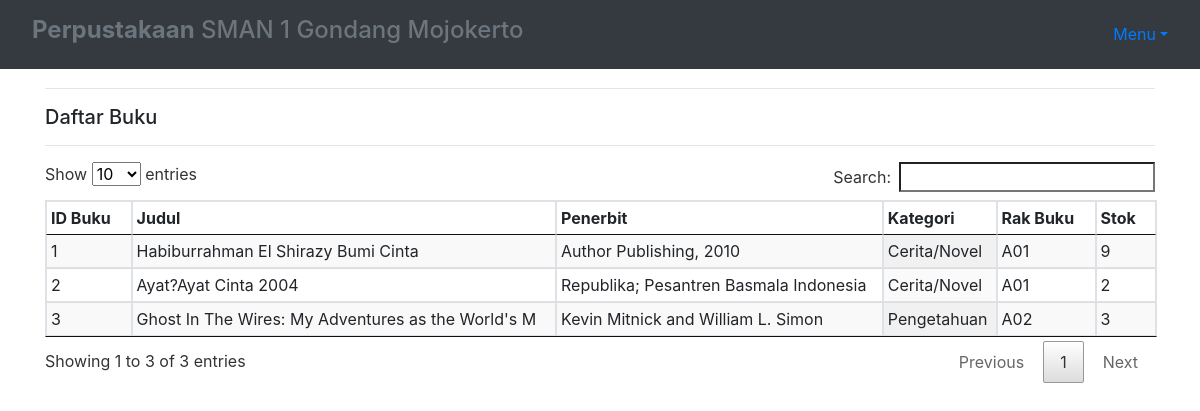
Screenshot of /member/index.php (signed in) with the database file from the repository.
### tables this page shows
CREATE TABLE `buku` (
  `id_buku` int(11) NOT NULL,
  `nama_buku` varchar(50) NOT NULL,
  `penerbit` varchar(50) NOT NULL,
  `id_kategori` int(11) NOT NULL,
  `id_rak` int(11) NOT NULL,
  `stok_buku` int(11) NOT NULL
);

CREATE TABLE `kategori` (
  `id_kategori` int(11) NOT NULL,
  `nama_kategori` varchar(30) NOT NULL
);

CREATE TABLE `rak_buku` (
  `id_rak` int(11) NOT NULL,
  `tempat` varchar(10) NOT NULL
);

### member/index.php (the view, shortened to what this page needs)
<?php
	include '../db/koneksi.php';
	if (isset($_SESSION['anggota'])) {
		include 'templates/header.php'
?>
<div class="container">
	<hr><h5>Daftar Buku</h5><hr>
	<div class="row">
		<div class="col m12">
			<table id="myTable" class="hover table table-striped table-bordered display compact" >
				<thead>
					<tr>
						<th>ID Buku</th>
						<th>Judul</th>
						<th>Penerbit</th>
						<th>Kategori</th>
						<th>Rak Buku</th>
						<th>Stok</th>
					</tr>
				</thead>
				<?php
					$query=mysqli_query($dbConn, "SELECT rak_buku.tempat, kategori.nama_kategori, buku.id_buku, buku.nama_buku, buku.penerbit, buku.stok_buku FROM buku JOIN kategori ON kategori.id_kategori=buku.id_kategori JOIN rak_buku ON rak_buku.id_rak=buku.id_rak");
				?>
				<tbody>
				<?php 	while($lihat=mysqli_fetch_array($query)) { ?>
					<tr>
						<td><?php echo $lihat['id_buku']; ?></td>
						<td><?php echo $lihat['nama_buku']; ?></td>
						<td><?php echo $lihat['penerbit']; ?></td>
						<td><?php echo $lihat['nama_kategori']; ?></td>
						<td><?php echo $lihat['tempat']; ?></td>
						<td><?php echo $lihat['stok_buku']; ?></td>
					</tr>
					<?php
						}
					?>
				</tbody>
			</table>
		</div>
	</div>
</div>
<?php include 'templates/footer.php' ?>
<?php
	}else{
		header("location:../login.php");
	}
 ?>

### rows the page displays
buku: id_buku "1", nama_buku "Habiburrahman El Shirazy Bumi Cinta", penerbit "Author Publishing, 2010", id_kategori.nama_kategori "Cerita/Novel", id_rak.tempat "A01", stok_buku "9"
buku: id_buku "2", nama_buku "Ayat?Ayat Cinta 2004", penerbit "Republika; Pesantren Basmala Indonesia", id_kategori.nama_kategori "Cerita/Novel", id_rak.tempat "A01", stok_buku "2"
buku: id_buku "3", nama_buku "Ghost In The Wires: My Adventures as the World's M", penerbit "Kevin Mitnick and William L. Simon", id_kategori.nama_kategori "Pengetahuan", id_rak.tempat "A02", stok_buku "3"
